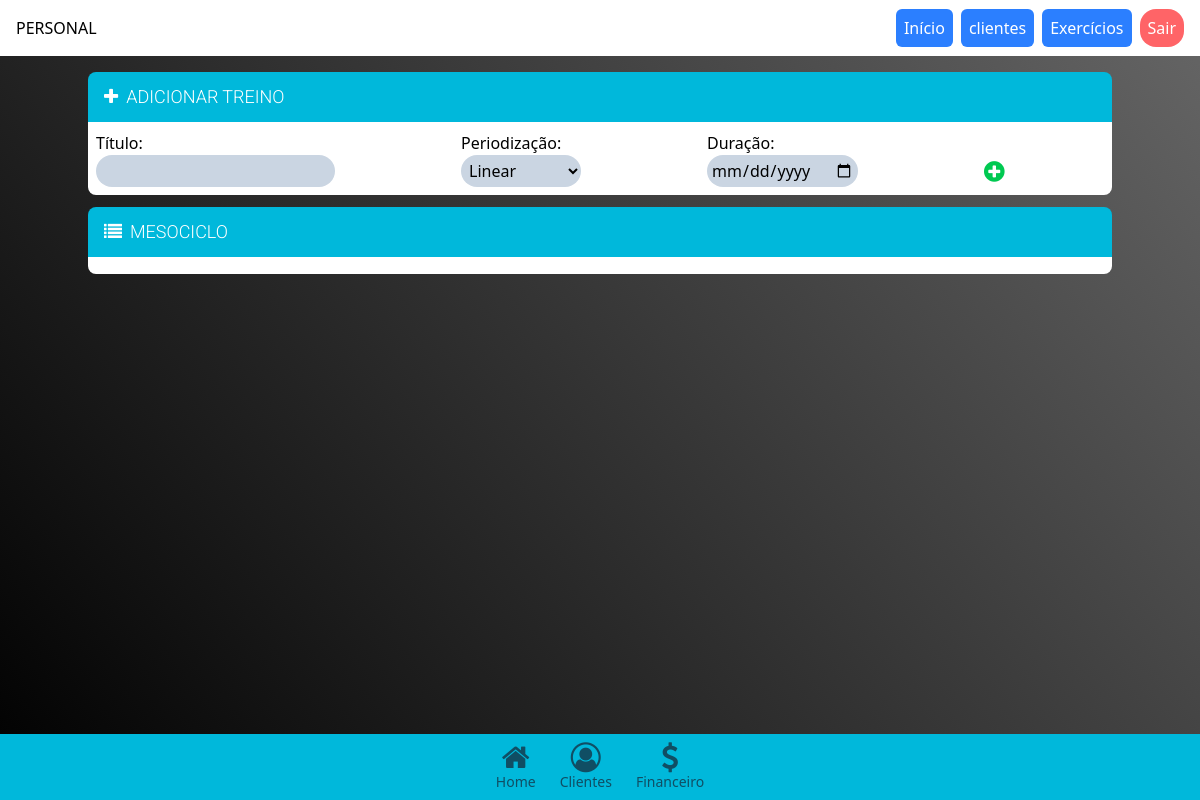
Before: /personal/treinamento/13 (signed in) with the older database file.
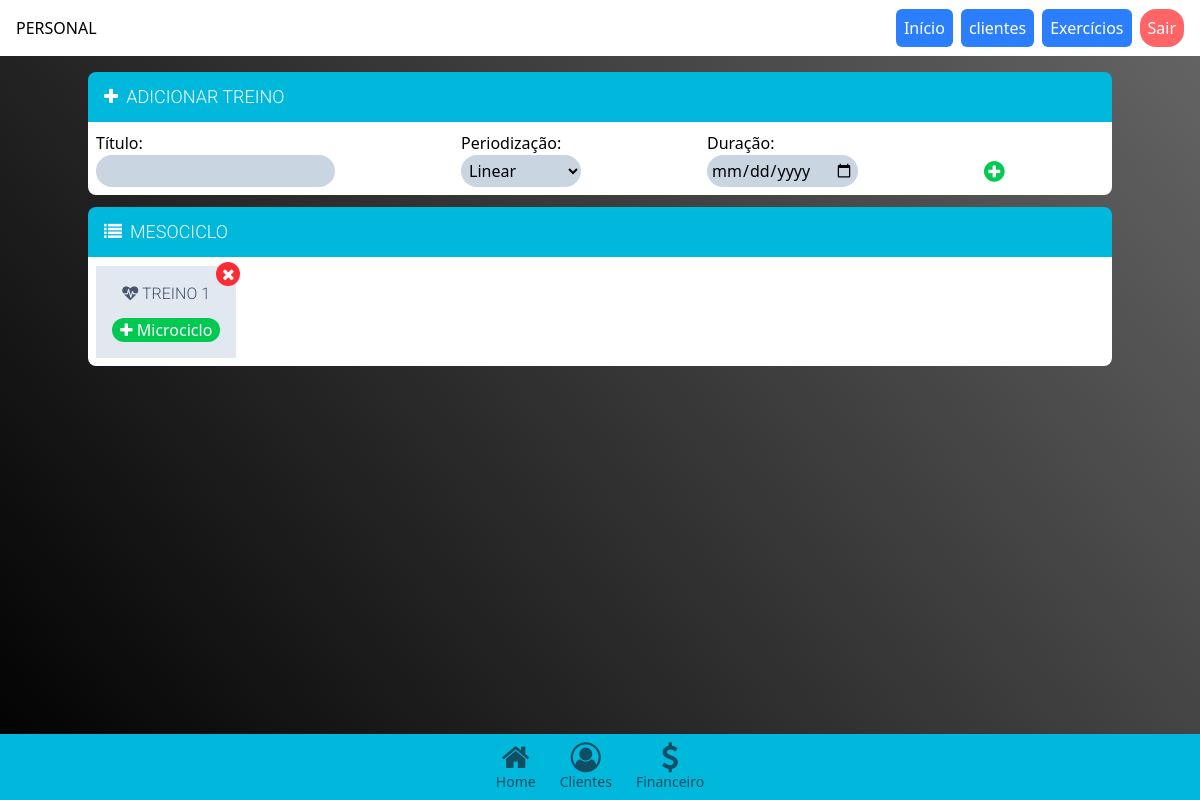
After: the same page with the newer database file.
### app_personal/models.py (models this page shows, shortened)
class Mesociclo(models.Model):
    user = models.ForeignKey(User, on_delete=models.CASCADE)
    titulo = models.CharField(max_length=255)
    periodizacao = models.CharField(max_length=255)
    pub_date = models.DateTimeField(auto_now_add=True)
    duracao = models.DateField(null=True)

### app_personal/views.py (the view, shortened to what this page needs)
# urls.py: path('treinamento/<int:id>', views.treinamento, name='treinamento'),
def treinamento(request, id):
    user = {
        'is_superuser':request.user.is_superuser,
        'is_authenticated':request.user.is_authenticated,
        'username':request.user.username,
    }
    if request.method == 'GET':
        clientes = User.objects.get(id=id)
        mesociclo = Mesociclo.objects.filter(user_id = id)
        if request.method == 'GET':
            context={
                'clientes':clientes,
                'user':user,
                'mesociclo':mesociclo,
                }
        return render(request, 'gerenciar/meso.html', context)

### app_personal/templates/gerenciar/meso.html (shortened to what this page needs)
{% extends 'base_personal/base.html' %}
{% block 'content'%}
{% if user.is_superuser == True %}
<section class="container m-auto my-4 rounded">
    <h1 class="text-lg font-medium uppercase p-2 border-solid border-b-1 rounded-tr-lg rounded-tl-lg bg-cyan-500 text-white"><i class="fa fa-plus m-2"></i>Adicionar treino</h1>
    <div class="bg-white p-2 space-y-2 rounded-br-lg rounded-bl-lg">
        <form action="{% url 'treinamento' clientes.id  %}" method="post" class="flex flex-wrap items-center justify-between">
            <div class="">
                <label class="block">Título:</label>
                <input type="text" name="titulo" class="w-full bg-slate-300 rounded-2xl p-1">
            </div>
            <div class="">
                <label class="block">Periodização:</label>
                <select name="periodizacao" class="w-full rounded-2xl bg-slate-300 p-1">
                    <option value="Linear">Linear</option>
                </select>
            </div>
            <div class="">
                <label class="block">Duração:</label>
                <input type="date" name="duracao" class="bg-slate-300 p-1 rounded-2xl w-full">
            </div>
            <div class="justify-start">
                <br>
                <button type="submit" class="flex justify-start hover:animate-pulse cursor-pointer text-2xl text-green-500 w-30"><i class="fa fa-plus-circle"></i></button>
            </div>
        </form>
    </div>
    <div class="my-3">
       <h1 class="text-lg font-medium uppercase p-2 border-solid border-b-1 rounded-tr-lg rounded-tl-lg bg-cyan-500 text-white"><i class="fa fa-list m-2"></i>Mesociclo</h1>
       <div class="flex items-center gap-2 rounded-bl-lg rounded-br-lg bg-white p-2">
        {% for m in mesociclo %}
            <div class="flex flex-col bg-slate-200 space-y-3 items-center p-4 relative">
                <a href="{% url 'delete_mesociclo' m.id %}" class="absolute -top-1 -right-1 w-6 h-6 rounded-full bg-red-500 flex justify-center items-center text-white"><i class="fa fa-close"></i></a>
                <h1 class="font-medium uppercase text-slate-600">
                    <i class="fa fa-heartbeat"></i>
                    <span>{{m.titulo}}</span>
                </h1>
                <a href="{% url 'microciclo' m.id %}" class="bg-green-500 w-full text-white  rounded-2xl px-2 font-medium"><i class="fa fa-plus"></i> Microciclo</a>
            </div>
        {% endfor %}
        </div>
    </div>
</section>
{% endif %}
{% endblock %}

Changed rows visible on the page:
added Mesociclo: titulo "TREINO 1"
